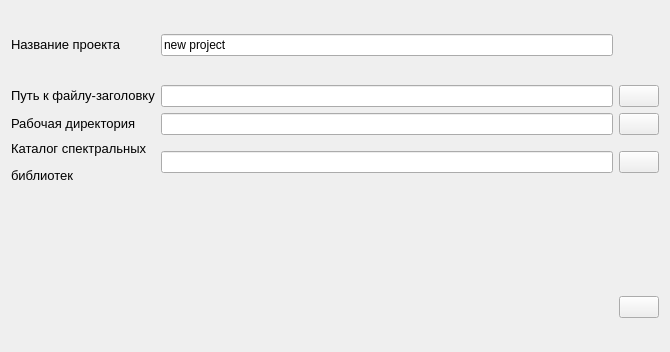
<?xml version="1.0" encoding="UTF-8"?>
<ui version="4.0">
 <class>FileProjectWindow</class>
 <widget class="QWidget" name="FileProjectWindow">
  <property name="windowModality">
   <enum>Qt::ApplicationModal</enum>
  </property>
  <property name="geometry">
   <rect>
    <x>0</x>
    <y>0</y>
    <width>670</width>
    <height>352</height>
   </rect>
  </property>
  <property name="windowTitle">
   <string>Создание файла-проекта</string>
  </property>
  <layout class="QHBoxLayout" name="horizontalLayout">
   <item>
    <layout class="QGridLayout" name="gridLayout">
     <item row="4" column="2">
      <spacer name="verticalSpacer">
       <property name="orientation">
        <enum>Qt::Vertical</enum>
       </property>
       <property name="sizeHint" stdset="0">
        <size>
         <width>20</width>
         <height>40</height>
        </size>
       </property>
      </spacer>
     </item>
     <item row="5" column="2">
      <widget class="QPushButton" name="pushButton_CreateFileProject">
       <property name="whatsThis">
        <string>&lt;html&gt;&lt;head/&gt;&lt;body&gt;&lt;p&gt;Создать проект&lt;/p&gt;&lt;/body&gt;&lt;/html&gt;</string>
       </property>
       <property name="text">
        <string/>
       </property>
       <property name="icon">
        <iconset resource="icons.qrc">
         <normaloff>:/icon/tab/icons/create.png</normaloff>:/icon/tab/icons/create.png</iconset>
       </property>
       <property name="iconSize">
        <size>
         <width>32</width>
         <height>32</height>
        </size>
       </property>
      </widget>
     </item>
     <item row="3" column="2">
      <widget class="QPushButton" name="pushButton_spectralLibs">
       <property name="whatsThis">
        <string>&lt;html&gt;&lt;head/&gt;&lt;body&gt;&lt;p&gt;Выбрать каталог&lt;/p&gt;&lt;/body&gt;&lt;/html&gt;</string>
       </property>
       <property name="text">
        <string/>
       </property>
       <property name="icon">
        <iconset resource="icons.qrc">
         <normaloff>:/icon/tab/icons/folder_open.png</normaloff>:/icon/tab/icons/folder_open.png</iconset>
       </property>
       <property name="iconSize">
        <size>
         <width>32</width>
         <height>32</height>
        </size>
       </property>
      </widget>
     </item>
     <item row="2" column="1">
      <widget class="QLineEdit" name="lineEdit_tempDir">
       <property name="readOnly">
        <bool>true</bool>
       </property>
      </widget>
     </item>
     <item row="2" column="0">
      <widget class="QLabel" name="label_tempDir">
       <property name="text">
        <string>&lt;html&gt;&lt;head/&gt;&lt;body&gt;&lt;p&gt;&lt;span style=&quot; font-size:10pt;&quot;&gt;Рабочая директория&lt;/span&gt;&lt;/p&gt;&lt;/body&gt;&lt;/html&gt;</string>
       </property>
      </widget>
     </item>
     <item row="3" column="1">
      <widget class="QLineEdit" name="lineEdit_spectralLibs">
       <property name="readOnly">
        <bool>true</bool>
       </property>
      </widget>
     </item>
     <item row="2" column="2">
      <widget class="QPushButton" name="pushButton_openTempDir">
       <property name="whatsThis">
        <string>&lt;html&gt;&lt;head/&gt;&lt;body&gt;&lt;p&gt;Выбрать каталог&lt;/p&gt;&lt;/body&gt;&lt;/html&gt;</string>
       </property>
       <property name="text">
        <string/>
       </property>
       <property name="icon">
        <iconset resource="icons.qrc">
         <normaloff>:/icon/tab/icons/folder_open.png</normaloff>:/icon/tab/icons/folder_open.png</iconset>
       </property>
       <property name="iconSize">
        <size>
         <width>32</width>
         <height>32</height>
        </size>
       </property>
      </widget>
     </item>
     <item row="3" column="0">
      <widget class="QLabel" name="label_SpectralLibs">
       <property name="text">
        <string>&lt;html&gt;&lt;head/&gt;&lt;body&gt;&lt;p&gt;&lt;span style=&quot; font-size:10pt;&quot;&gt;Каталог спектральных&lt;/span&gt;&lt;/p&gt;&lt;p&gt;&lt;span style=&quot; font-size:10pt;&quot;&gt;библиотек&lt;/span&gt;&lt;/p&gt;&lt;/body&gt;&lt;/html&gt;</string>
       </property>
      </widget>
     </item>
     <item row="1" column="1">
      <widget class="QLineEdit" name="lineEdit_fileHEader">
       <property name="readOnly">
        <bool>true</bool>
       </property>
      </widget>
     </item>
     <item row="1" column="2">
      <widget class="QPushButton" name="pushButton_openFileHeader">
       <property name="whatsThis">
        <string>&lt;html&gt;&lt;head/&gt;&lt;body&gt;&lt;p&gt;Выбрать файл-заголовок&lt;/p&gt;&lt;p&gt;&lt;br/&gt;&lt;/p&gt;&lt;/body&gt;&lt;/html&gt;</string>
       </property>
       <property name="text">
        <string/>
       </property>
       <property name="icon">
        <iconset resource="icons.qrc">
         <normaloff>:/icon/tab/icons/folder_open.png</normaloff>:/icon/tab/icons/folder_open.png</iconset>
       </property>
       <property name="iconSize">
        <size>
         <width>32</width>
         <height>32</height>
        </size>
       </property>
      </widget>
     </item>
     <item row="1" column="0">
      <widget class="QLabel" name="label_fileHeader">
       <property name="text">
        <string>&lt;html&gt;&lt;head/&gt;&lt;body&gt;&lt;p&gt;&lt;span style=&quot; font-size:10pt;&quot;&gt;Путь к файлу-заголовку&lt;/span&gt;&lt;/p&gt;&lt;/body&gt;&lt;/html&gt;</string>
       </property>
      </widget>
     </item>
     <item row="5" column="0">
      <widget class="QLabel" name="label_empty">
       <property name="text">
        <string>&lt;html&gt;&lt;head/&gt;&lt;body&gt;&lt;p&gt;&lt;br/&gt;&lt;/p&gt;&lt;p&gt;&lt;br/&gt;&lt;/p&gt;&lt;/body&gt;&lt;/html&gt;</string>
       </property>
      </widget>
     </item>
     <item row="0" column="0">
      <widget class="QLabel" name="label">
       <property name="text">
        <string>&lt;html&gt;&lt;head/&gt;&lt;body&gt;&lt;p&gt;&lt;span style=&quot; font-size:10pt;&quot;&gt;Название проекта&lt;/span&gt;&lt;/p&gt;&lt;/body&gt;&lt;/html&gt;</string>
       </property>
      </widget>
     </item>
     <item row="0" column="1">
      <widget class="QLineEdit" name="lineEdit_fileName">
       <property name="text">
        <string>new project</string>
       </property>
      </widget>
     </item>
     <item row="0" column="2">
      <widget class="QLabel" name="label_2">
       <property name="text">
        <string>&lt;html&gt;&lt;head/&gt;&lt;body&gt;&lt;p&gt;&lt;br/&gt;&lt;/p&gt;&lt;p&gt;&lt;br/&gt;&lt;/p&gt;&lt;/body&gt;&lt;/html&gt;</string>
       </property>
      </widget>
     </item>
    </layout>
   </item>
  </layout>
 </widget>
 <resources>
  <include location="icons.qrc"/>
 </resources>
 <connections/>
</ui>
